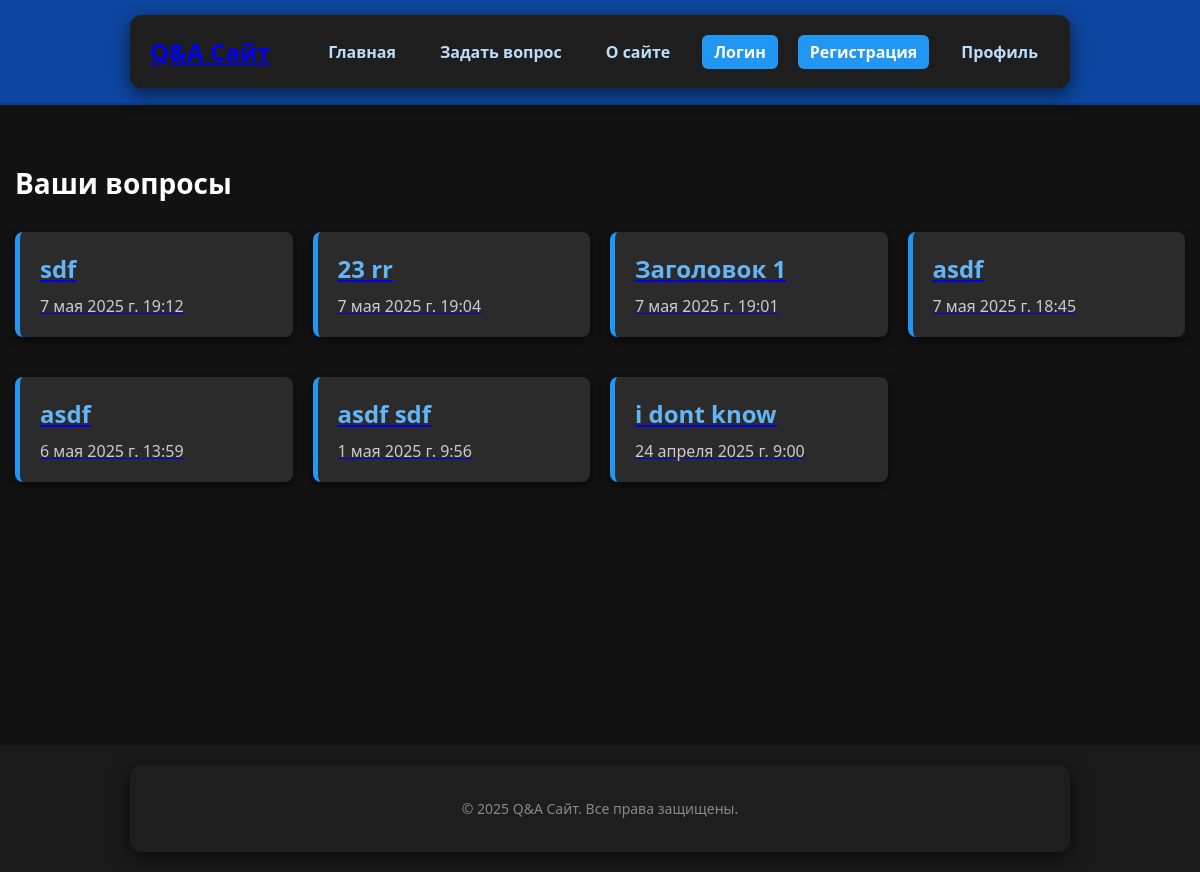
/profile/ (signed in), run on the app's committed database.
### service/models.py (models this page shows, shortened)
class Question(models.Model):
    author = models.ForeignKey(User, on_delete=models.CASCADE, related_name='questions', verbose_name='Автор вопроса')
    title = models.CharField(max_length=255, verbose_name="Заголовок") #verbose_name отвечает за то, как отображается поле в админке
    content = models.TextField(blank=True, verbose_name="Содержание") #blank=True - возможность оставить поле пустым(в форме джанго)
    time_create = models.DateTimeField(auto_now_add=True, verbose_name='Время создания') #auto_now_add=True заполняется поле ТЕКУЩИМ временем при создании вопроса, при изменении время не меняется
    time_update =  models.DateTimeField(auto_now=True, verbose_name='Время изменения') #Меняется при изменении
    is_active = models.BooleanField(default=True, verbose_name='Статус') #soft delete - делаю данные неактивными, чтобы в случае случайного удаления - их можно было восстановить
    slug = models.SlugField(unique=True, blank=True)  # слаг
    def get_absolute_url(self):
        return reverse('question_detail', kwargs={'slug': self.slug})
    class Meta:
        verbose_name = 'Вопрос' # заменяет название в админ панели
        verbose_name_plural = "Вопросы" # множественное число в названии(чтобы убрать s на конце)

### service/views.py (the view)
# urls.py: path("profile/", ProfileView.as_view(template_name="service/profile.html"), name="profile"),
class ProfileView(LoginRequiredMixin, ListView):
    model = Question
    template_name = 'service/profile.html'
    context_object_name = 'questions'
    paginate_by = 10  # если хочешь пагинацию
    def get_queryset(self):
        return Question.objects.filter(author=self.request.user).order_by('-time_create')

### service/templates/service/profile.html (shortened to what this page needs)
{% extends "base.html" %}
{% block content %}
<h1>Ваши вопросы</h1>
<div class="question-list">
    {% for question in questions %}
        <div class="question-card">
            <a href="{{ question.get_absolute_url }}" class="question-link">
                <h2>{{ question.title }}</h2>
                <p>{{ question.time_create }}</p>
            </a>
        </div>
    {% empty %}
        <p>Вы ещё не задали ни одного вопроса.</p>
    {% endfor %}
</div>
{% endblock %}

### service/static/service/css/style.css (style rules this page uses)
body { font-family: 'Segoe UI', Tahoma, Geneva, Verdana, sans-serif; background-color: #121212; margin: 0; padding: 0; color: #f0f0f0; }
h1 { text-align: center; margin-bottom: 30px; color: #ffffff; }
.question-card { padding: 20px; margin-bottom: 20px; border-left: 5px solid #2196f3; background-color: #2b2b2b; border-radius: 8px; transition: transform 0.2s, box-shadow 0.3s; }
.question-card h2 { margin: 0 0 10px; color: #64b5f6; }
.question-card p { margin: 0 0 5px; color: #ccc; }
h1 { text-align: left; font-size: 28px; margin-bottom: 30px; color: #ffffff; }
.question-list { display: grid; grid-template-columns: repeat(auto-fill, minmax(250px, 1fr)); gap: 20px; margin-top: 20px; }
.question-card { padding: 20px; background-color: #2b2b2b; border-radius: 8px; border-left: 5px solid #2196f3; box-shadow: 0 4px 10px rgba(0, 0, 0, 0.5); transition: transform 0.2s, box-shadow 0.3s; }
.question-card p { margin: 0; color: #ccc; }

### data on the page
Question: title "sdf", time_create "7 мая 2025 г. 19:12"
Question: title "23 rr", time_create "7 мая 2025 г. 19:04"
Question: title "Заголовок 1", time_create "7 мая 2025 г. 19:01"
Question: title "asdf", time_create "7 мая 2025 г. 18:45"
Question: title "asdf", time_create "6 мая 2025 г. 13:59"
Question: title "asdf sdf", time_create "1 мая 2025 г. 9:56"
Question: title "i dont know", time_create "24 апреля 2025 г. 9:00"

### other printed values
{{ now|default:"2025" }} "2025"
